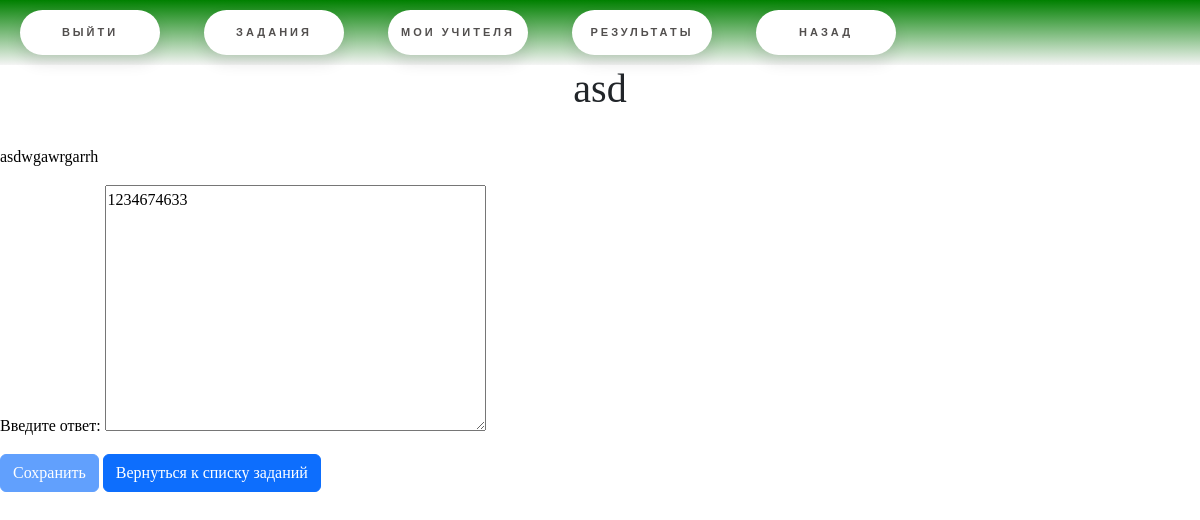
Page /lk/student_task/10 (signed in) on the committed database.
### main/models.py (models this page shows, shortened)
class StudentTask(models.Model):
    task = models.ForeignKey(Task, verbose_name='Задание', on_delete=models.CASCADE)
    student = models.ForeignKey(Student, verbose_name="Ученик", on_delete=models.CASCADE)
    teacher = models.ForeignKey(Teacher, verbose_name="Учитель", on_delete=models.CASCADE)
    student_answer = models.TextField("Ответ ученика")
    is_right = models.BooleanField("Правильно?", blank=True, null=True)
    teacher_check = models.BooleanField("Нужна проверка?", default=False)
    teaher_comment = models.TextField("Комментарий учителя", blank=True, null=True)
    get_date = models.DateTimeField("Дата выдачи", auto_now_add=True)
    done_date = models.DateTimeField("Дата выполнения", null=True, blank=True)
    limite_date = models.DateTimeField("Лимит выполнения", null=True, blank=True)
    class Meta:
        verbose_name= 'Задание ученика'
        verbose_name_plural = "Задания учеников"

class Task(models.Model):
    name = models.CharField("Название", max_length=255, default="")
    grade = models.IntegerField("Класс")
    level_of_knowledge = models.IntegerField("Уровень знаний")
    task_text = models.TextField("Текст задания")
    answer = models.CharField("Ответ", max_length=255, null=True, blank= True)
    subject = models.ForeignKey(Subject, verbose_name="Предмет", on_delete=models.CASCADE)
    theme = models.ForeignKey(Theme, verbose_name="Тема", on_delete= models.CASCADE, null=True, blank=True)
    is_neural = models.BooleanField("Написано нейросетью?", default=False)
    teacher_check = models.BooleanField("Нужна проверка?", default=False)
    class Meta:
        verbose_name= 'Задание'
        verbose_name_plural = "Задания"

### main/views.py (the view, shortened to what this page needs)
# urls.py: path("lk/student_task/<int:student_task_id>", views.student_task_do, name="student_task_do"),
def student_task_do(request, student_task_id = 0):
    if student_task_id != 0:
        student_task = models.StudentTask.objects.get(id = student_task_id)
    else:
        student_task = models.StudentTask.objects.filter(student__user__id = request.user.id, student_answer = "").first()
        if not student_task:
            return redirect(reverse('student_task_list', args=[0]))
    form = forms.DoTaskForm(instance= student_task)
    return render(request, "student_task_do.html", {
        "student_task": student_task,
        "form":form
    })

### main/forms.py
class DoTaskForm(forms.ModelForm):
    class Meta:
        model = models.StudentTask
        fields = ("student_answer",)
        labels = {
            "student_answer": "Введите ответ:"
        }

### main/templates/student_task_do.html (shortened to what this page needs)
{% extends "base.html" %}
{% block content %}
    <h1>{{student_task.task.name}}</h1>
    <br>
    <div class="task_do">
        <p>{{student_task.task.task_text}}</p>
        <form method="post">
            {{ form.as_p }}
            <button class="btn btn-primary" type="submit"{% if student_task.teacher_check and student_task.student_answer != "" %} disabled{% endif %}>Сохранить</button>
            <a class="btn btn-primary" href="{% url "student_task_list" 0 %}">Вернуться к списку заданий</a>
        </form>
    </div>
{% endblock %}

### static/css/main.css (style rules this page uses)
html, body { height: 100%; }
body { margin: 0px; background: whitesmoke; }
h1 { font-family: Bradley Hand, cursive; color: Green; font-weight: bold; text-align: center; }
p { color: black }
a { color: black; }
* { font-family: 'Times New Roman', Times, serif; }

### rows in the picture
StudentTask: task.name "asd", task.task_text "asdwgawrgarrh", student_answer "1234674633"
